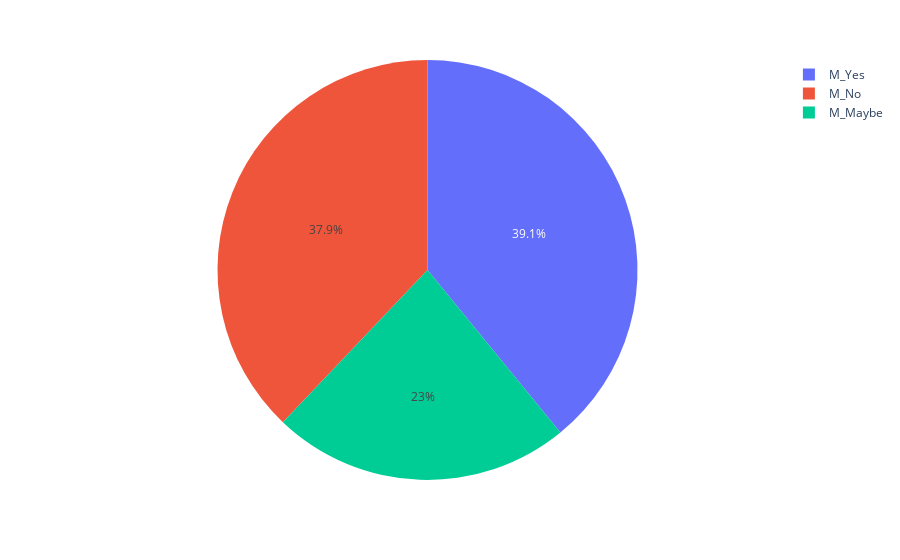

Source (notebook cell):
### Code cell
fig = px.pie(df_mhc.loc[df_mhc['G_D'].str.startswith('M'), :], values='self-employed', names='G_D')
fig.show()

### Figure 1 — Plotly figure (JSON) as saved in the notebook; plotly's stock layout.template omitted (floating-point values rounded to 4 significant figures)
{"data": [{"domain": {"x": [0, 1], "y": [0, 1]}, "hovertemplate": "G_D=%{label}<br>self-employed=%{value}<extra></extra>", "labels": ["M_Maybe", "M_No", "M_Yes"], "legendgroup": "", "name": "", "showlegend": true, "type": "pie", "values": [310, 511, 527]}], "layout": {"legend": {"tracegroupgap": 0}, "margin": {"t": 60}}}
